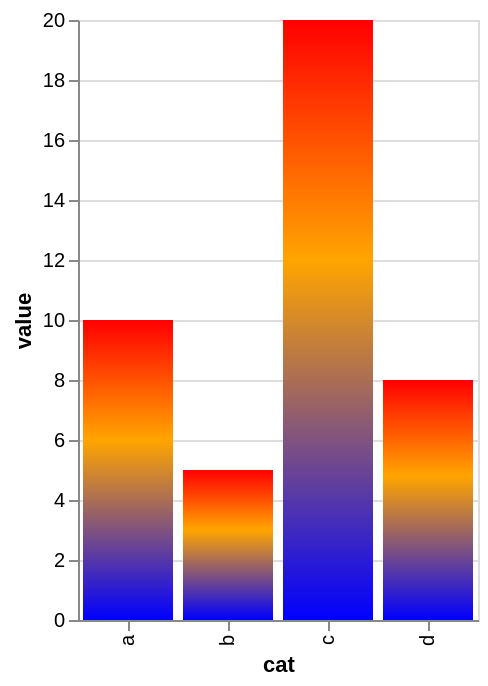

Source (Vega-Lite JSON):
### Vega-Lite specification from a JSON file in a GitHub repository (floating-point values rounded to 4 significant figures)
{"$schema": "https://vega.github.io/schema/vega-lite/v5.json", "data": {"values": [{"cat": "a", "value": 10}, {"cat": "b", "value": 5}, {"cat": "c", "value": 20}, {"cat": "d", "value": 8}]}, "encoding": {"x": {"field": "cat", "type": "nominal"}, "y": {"field": "value", "type": "quantitative"}}, "mark": {"color": {"gradient": "linear", "stops": [{"color": "red", "offset": 0}, {"color": "orange", "offset": 0.4}, {"color": "blue", "offset": 1}], "x1": 1, "x2": 1, "y1": 0, "y2": 1}, "type": "bar"}, "width": 200}
